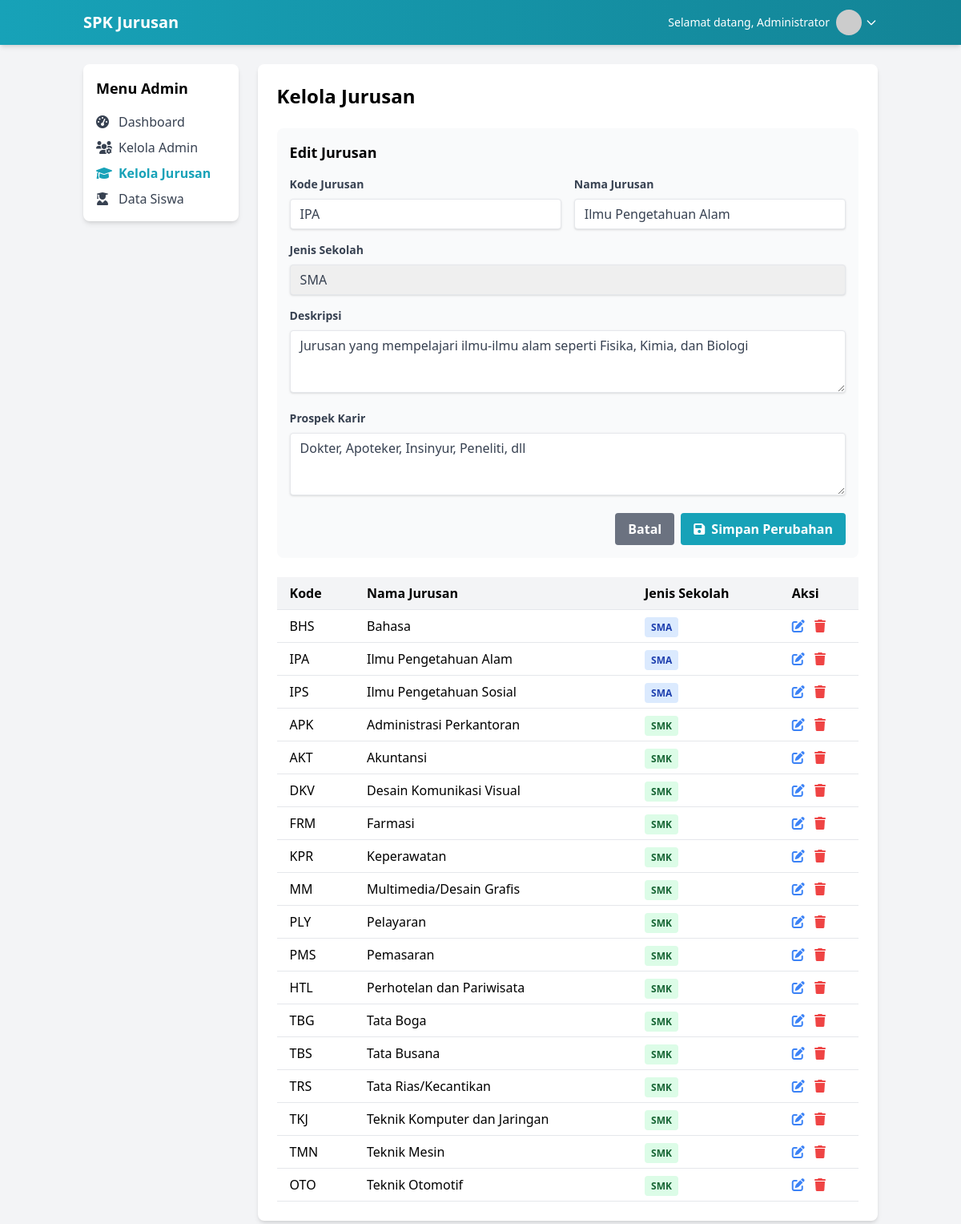
/admin/manage_jurusan.php?edit=1 (signed in), run on the app's committed database.
### tables this page shows
CREATE TABLE jurusan (
    id_jurusan INT AUTO_INCREMENT PRIMARY KEY,
    kode_jurusan VARCHAR(10) NOT NULL,
    nama_jurusan VARCHAR(100) NOT NULL,
    jenis_sekolah ENUM('SMA', 'SMK') NOT NULL,
    deskripsi TEXT,
    prospek_karir TEXT
);

### includes/functions.php (called while the page is built, shortened)
<?php
require_once __DIR__ . '/../config/database.php';
function getJurusanById($id) {
    global $conn;
    $id = (int) $id;
    $query = "SELECT * FROM jurusan WHERE id_jurusan = $id";
    $result = mysqli_query($conn, $query);
    return mysqli_fetch_assoc($result);
}
?>

### admin/manage_jurusan.php (the view, shortened to what this page needs)
<?php
require_once '../includes/functions.php';
$query = "SELECT * FROM jurusan ORDER BY jenis_sekolah, nama_jurusan";
$result = mysqli_query($conn, $query);
$jurusan = [];
while ($row = mysqli_fetch_assoc($result)) {
    $jurusan[] = $row;
}
$edit_jurusan = null;
if (isset($_GET['edit'])) {
    $id_jurusan = (int) $_GET['edit'];
    $edit_jurusan = getJurusanById($id_jurusan);
}
?>
<!DOCTYPE html>
<html lang="id">
<head>
    <script src="https://cdn.tailwindcss.com"></script>
    <link rel="stylesheet" href="https://cdnjs.cloudflare.com/ajax/libs/font-awesome/6.0.0-beta3/css/all.min.css">
</head>
<body class="bg-gray-100">
    <nav class="bg-gradient-to-r from-primary to-secondary text-white shadow-md">
        <div class="container mx-auto px-4 py-3">
            <div class="flex justify-between items-center">
                <div class="flex items-center">
                    <a href="dashboard.php" class="text-xl font-bold">SPK Jurusan</a>
                </div>
                <div class="flex items-center space-x-2">
                    <span class="text-sm hidden md:inline">Selamat datang, <?php echo $_SESSION['admin_name']; ?></span>
                    <div class="relative group">
                        <button class="flex items-center focus:outline-none">
                            <img src="https://ui-avatars.com/api/?name=<?php echo urlencode($_SESSION['admin_name']); ?>&background=random" alt="Profile" class="w-8 h-8 rounded-full">
                            <svg class="w-4 h-4 ml-1" fill="none" stroke="currentColor" viewBox="0 0 24 24" xmlns="http://www.w3.org/2000/svg"><path stroke-linecap="round" stroke-linejoin="round" stroke-width="2" d="M19 9l-7 7-7-7"></path></svg>
                        </button>
                    </div>
                </div>
            </div>
        </div>
    </nav>
    <div class="container mx-auto px-4 py-6">
        <div class="flex flex-col md:flex-row gap-6">
            <div class="w-full md:w-1/4 lg:w-1/5">
                <div class="bg-white rounded-lg shadow-md p-4">
                    <h5 class="font-bold text-lg mb-4">Menu Admin</h5>
                    <ul class="space-y-2">
                        <li>
                            <a href="dashboard.php" class="flex items-center text-gray-700 hover:text-primary">
                                <i class="fas fa-tachometer-alt w-5"></i>
                                <span class="ml-2">Dashboard</span>
                            </a>
                        </li>
                        <li>
                            <a href="manage_admin.php" class="flex items-center text-gray-700 hover:text-primary">
                                <i class="fas fa-users-cog w-5"></i>
                                <span class="ml-2">Kelola Admin</span>
                            </a>
                        </li>
                        <li>
                            <a href="manage_jurusan.php" class="flex items-center text-primary font-bold">
                                <i class="fas fa-graduation-cap w-5"></i>
                                <span class="ml-2">Kelola Jurusan</span>
                            </a>
                        </li>
                        <li>
                            <a href="manage_siswa.php" class="flex items-center text-gray-700 hover:text-primary">
                                <i class="fas fa-user-graduate w-5"></i>
                                <span class="ml-2">Data Siswa</span>
                            </a>
                        </li>
                    </ul>
                </div>
            </div>
            <div class="w-full md:w-3/4 lg:w-4/5">
                <div class="bg-white rounded-lg shadow-md p-6">
                    <h2 class="text-2xl font-bold mb-6">Kelola Jurusan</h2>
                    <div class="bg-gray-50 p-4 rounded-lg mb-6">
                        <h3 class="text-lg font-bold mb-4"><?php echo $edit_jurusan ? 'Edit Jurusan' : 'Tambah Jurusan Baru'; ?></h3>
                        <form method="post" action="">
                            <div class="grid grid-cols-1 md:grid-cols-2 gap-4 mb-4">
                                <div>
                                    <label for="kode_jurusan" class="block text-gray-700 text-sm font-bold mb-2">Kode Jurusan</label>
                                    <input type="text" id="kode_jurusan" name="kode_jurusan" class="shadow appearance-none border rounded w-full py-2 px-3 text-gray-700 leading-tight focus:outline-none focus:shadow-outline" value="<?php echo $edit_jurusan ? $edit_jurusan['kode_jurusan'] : ''; ?>" required>
                                </div>
                                <div>
                                    <label for="nama_jurusan" class="block text-gray-700 text-sm font-bold mb-2">Nama Jurusan</label>
                                    <input type="text" id="nama_jurusan" name="nama_jurusan" class="shadow appearance-none border rounded w-full py-2 px-3 text-gray-700 leading-tight focus:outline-none focus:shadow-outline" value="<?php echo $edit_jurusan ? $edit_jurusan['nama_jurusan'] : ''; ?>" required>
                                </div>
                            </div>
                            <div class="mb-4">
                                <label for="jenis_sekolah" class="block text-gray-700 text-sm font-bold mb-2">Jenis Sekolah</label>
                                <select id="jenis_sekolah" name="jenis_sekolah" class="shadow appearance-none border rounded w-full py-2 px-3 text-gray-700 leading-tight focus:outline-none focus:shadow-outline" required>
                                    <option value="SMA" <?php echo ($edit_jurusan && $edit_jurusan['jenis_sekolah'] == 'SMA') ? 'selected' : ''; ?>>SMA</option>
                                </select>
                            </div>
                            <div class="mb-4">
                                <label for="deskripsi" class="block text-gray-700 text-sm font-bold mb-2">Deskripsi</label>
                                <textarea id="deskripsi" name="deskripsi" rows="3" class="shadow appearance-none border rounded w-full py-2 px-3 text-gray-700 leading-tight focus:outline-none focus:shadow-outline"><?php echo $edit_jurusan ? $edit_jurusan['deskripsi'] : ''; ?></textarea>
                            </div>
                            <div class="mb-4">
                                <label for="prospek_karir" class="block text-gray-700 text-sm font-bold mb-2">Prospek Karir</label>
                                <textarea id="prospek_karir" name="prospek_karir" rows="3" class="shadow appearance-none border rounded w-full py-2 px-3 text-gray-700 leading-tight focus:outline-none focus:shadow-outline"><?php echo $edit_jurusan ? $edit_jurusan['prospek_karir'] : ''; ?></textarea>
                            </div>
                            <div class="flex items-center justify-end">
                                <?php if ($edit_jurusan): ?>
                                <a href="manage_jurusan.php" class="bg-gray-500 hover:bg-gray-700 text-white font-bold py-2 px-4 rounded focus:outline-none focus:shadow-outline mr-2">Batal</a>
                                <button type="submit" name="edit_jurusan" class="bg-primary hover:bg-secondary text-white font-bold py-2 px-4 rounded focus:outline-none focus:shadow-outline">
                                    <i class="fas fa-save mr-1"></i> Simpan Perubahan
                                </button>
                                <?php else: ?>
                                <button type="submit" name="add_jurusan" class="bg-primary hover:bg-secondary text-white font-bold py-2 px-4 rounded focus:outline-none focus:shadow-outline">
                                    <i class="fas fa-plus mr-1"></i> Tambah Jurusan
                                </button>
                                <?php endif; ?>
                            </div>
                        </form>
                    </div>
                    <div class="overflow-x-auto">
                        <table class="min-w-full bg-white">
                            <thead class="bg-gray-100">
                                <tr>
                                    <th class="py-2 px-4 border-b text-left">Kode</th>
                                    <th class="py-2 px-4 border-b text-left">Nama Jurusan</th>
                                    <th class="py-2 px-4 border-b text-left">Jenis Sekolah</th>
                                    <th class="py-2 px-4 border-b text-left">Aksi</th>
                                </tr>
                            </thead>
                            <tbody>
                                <?php if (count($jurusan) > 0): ?>
                                    <?php foreach ($jurusan as $j): ?>
                                    <tr class="hover:bg-gray-50">
                                        <td class="py-2 px-4 border-b"><?php echo $j['kode_jurusan']; ?></td>
                                        <td class="py-2 px-4 border-b"><?php echo $j['nama_jurusan']; ?></td>
                                        <td class="py-2 px-4 border-b">
                                            <span class="px-2 py-1 rounded text-xs font-semibold <?php echo $j['jenis_sekolah'] == 'SMA' ? 'bg-blue-100 text-blue-800' : 'bg-green-100 text-green-800'; ?>">
                                                <?php echo $j['jenis_sekolah']; ?>
                                            </span>
                                        </td>
                                        <td class="py-2 px-4 border-b">
                                            <a href="?edit=<?php echo $j['id_jurusan']; ?>" class="text-blue-500 hover:text-blue-700 mr-2">
                                                <i class="fas fa-edit"></i>
                                            </a>
                                            <a href="javascript:void(0)" onclick="confirmDelete(<?php echo $j['id_jurusan']; ?>)" class="text-red-500 hover:text-red-700">
                                                <i class="fas fa-trash"></i>
                                            </a>
                                        </td>
                                    </tr>
                                    <?php endforeach; ?>
                                <?php else: ?>
                                    <tr>
                                        <td colspan="4" class="py-4 px-4 text-center text-gray-500">Tidak ada data jurusan</td>
                                    </tr>
                                <?php endif; ?>
                            </tbody>
                        </table>
                    </div>
                </div>
            </div>
        </div>
    </div>
</body>
</html>

### data on the page
jurusan: kode_jurusan "IPA", nama_jurusan "Ilmu Pengetahuan Alam", jenis_sekolah "SMA", deskripsi "Jurusan yang mempelajari ilmu-ilmu alam seperti Fisika, Kimia, dan Biologi", prospek_karir "Dokter, Apoteker, Insinyur, Peneliti, dll"
jurusan: kode_jurusan "BHS", nama_jurusan "Bahasa", jenis_sekolah "SMA"
jurusan: kode_jurusan "IPS", nama_jurusan "Ilmu Pengetahuan Sosial", jenis_sekolah "SMA"
jurusan: kode_jurusan "APK", nama_jurusan "Administrasi Perkantoran", jenis_sekolah "SMK"
jurusan: kode_jurusan "AKT", nama_jurusan "Akuntansi", jenis_sekolah "SMK"
jurusan: kode_jurusan "DKV", nama_jurusan "Desain Komunikasi Visual", jenis_sekolah "SMK"
jurusan: kode_jurusan "FRM", nama_jurusan "Farmasi", jenis_sekolah "SMK"
jurusan: kode_jurusan "KPR", nama_jurusan "Keperawatan", jenis_sekolah "SMK"
jurusan: kode_jurusan "MM", nama_jurusan "Multimedia/Desain Grafis", jenis_sekolah "SMK"
jurusan: kode_jurusan "PLY", nama_jurusan "Pelayaran", jenis_sekolah "SMK"
jurusan: kode_jurusan "PMS", nama_jurusan "Pemasaran", jenis_sekolah "SMK"
jurusan: kode_jurusan "HTL", nama_jurusan "Perhotelan dan Pariwisata", jenis_sekolah "SMK"
jurusan: kode_jurusan "TBG", nama_jurusan "Tata Boga", jenis_sekolah "SMK"
jurusan: kode_jurusan "TBS", nama_jurusan "Tata Busana", jenis_sekolah "SMK"
jurusan: kode_jurusan "TRS", nama_jurusan "Tata Rias/Kecantikan", jenis_sekolah "SMK"
jurusan: kode_jurusan "TKJ", nama_jurusan "Teknik Komputer dan Jaringan", jenis_sekolah "SMK"
jurusan: kode_jurusan "TMN", nama_jurusan "Teknik Mesin", jenis_sekolah "SMK"
jurusan: kode_jurusan "OTO", nama_jurusan "Teknik Otomotif", jenis_sekolah "SMK"

### other printed values
$_SESSION['admin_name'] "Administrator"
